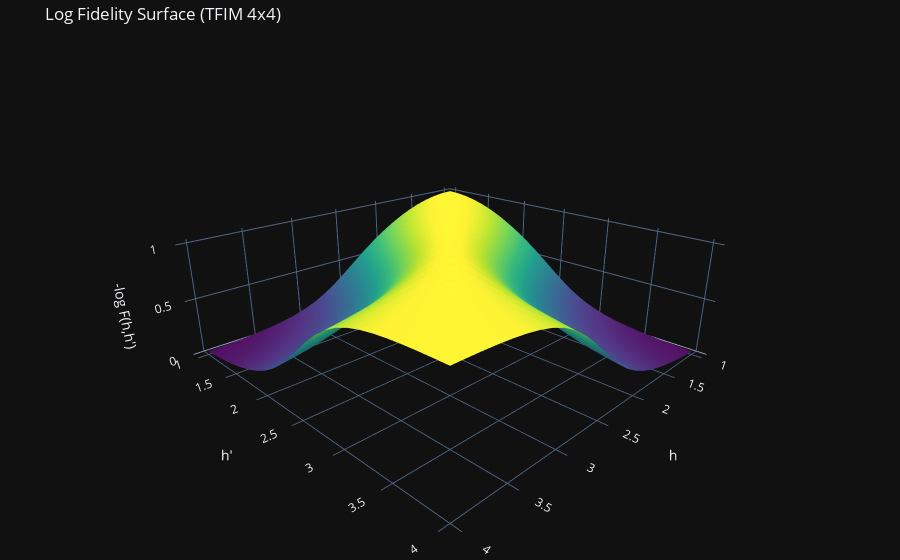

Notebook code cell kept with this figure:
### Code cell
import numpy as np
import plotly.graph_objects as go

H1, H2 = np.meshgrid(h_values, h_values)

z_min = float(np.min(logF))

fig = go.Figure()

# surface
fig.add_trace(
    go.Surface(
        x=H1, y=H2, z=logF,
        colorscale="Viridis",
        showscale=False,   # remove the “temperature legend”
        name="surface"
    )
)

fig.update_layout(
    title="Log Fidelity Surface (TFIM 4x4)",
    template="plotly_dark",
    margin=dict(l=0, r=0, b=0, t=40),
    scene=dict(
        xaxis_title="h",
        yaxis_title="h'",
        zaxis_title="-log F(h,h')",
        camera=dict(eye=dict(x=1.6, y=1.6, z=0.9))  # similar vibe to your elev/azim
    )
)

fig.show()

### Figure 1 — Plotly figure (JSON) as saved in the notebook; plotly's stock layout.template omitted (floating-point values rounded to 4 significant figures; data arrays with more than 128 entries replaced by an {"elided": "..."} marker saying what was removed)
{"data": [{"colorscale": [[0.0, "#440154"], [0.1111, "#482878"], [0.2222, "#3e4989"], [0.3333, "#31688e"], [0.4444, "#26828e"], [0.5556, "#1f9e89"], [0.6667, "#35b779"], [0.7778, "#6ece58"], [0.8889, "#b5de2b"], [1.0, "#fde725"]], "name": "surface", "showscale": false, "x": {"elided": "25x25 float values"}, "y": {"elided": "25x25 float values"}, "z": {"elided": "25x25 float values"}, "type": "surface"}], "layout": {"margin": {"l": 0, "r": 0, "b": 0, "t": 40}, "scene": {"camera": {"eye": {"x": 1.6, "y": 1.6, "z": 0.9}}, "xaxis": {"title": {"text": "h"}}, "yaxis": {"title": {"text": "h'"}}, "zaxis": {"title": {"text": "-log F(h,h')"}}}, "title": {"text": "Log Fidelity Surface (TFIM 4x4)"}}}
